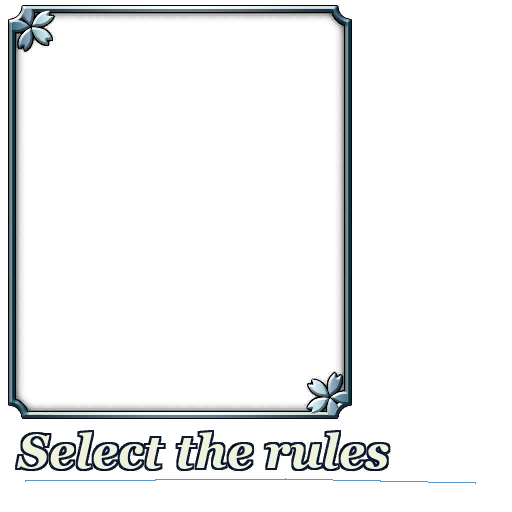
#> input picture chat_handoff/tenka_rule_000_ID_HQ.png, 512 x 512 px
$ python -i texture_fx.py   (imports and definitions only)
#> lines starting #> are read from the running program, lines starting #| are printed output that depends on the picture
"""Material and lighting effects for game textures.

The "polish" the tool used to offer was a contrast and sharpness nudge, which
is nowhere near what a replacement texture needs.  What is actually wanted is
what an artist would do in a layer-style panel: take a flat shape and give it
a bevelled edge, a metal or jade gradient, an inner shadow, a gloss sweep and
a rim light, so it reads as an object rather than a coloured rectangle.

All of it is deterministic numpy and PIL - no model, no download, no network.
That matters here: the results are repeatable, they preserve the exact source
dimensions, and they run in milliseconds rather than minutes.

The method throughout is the standard one:

* the **alpha channel is a height field** once it is blurred, so the gradient
  of that blur gives a surface normal per pixel;
* lighting is Blinn-Phong against that normal - a diffuse term for the body of
  the bevel and a specular term for the highlight along the lit edge;
* colour comes from a **gradient map**: the luminance of each pixel indexes a
  256-entry ramp, which is how a green card becomes gold without touching its
  shape.
"""

from __future__ import annotations

import numpy as np
from PIL import Image, ImageDraw, ImageFilter


# --------------------------------------------------------------- utilities

def _as_float(image: Image.Image) -> tuple[np.ndarray, np.ndarray]:
    """Return (rgb 0..1, alpha 0..1) as float32 arrays."""

    rgba = np.asarray(image.convert("RGBA"), dtype=np.float32) / 255.0
    return rgba[..., :3], rgba[..., 3]


def _to_image(rgb: np.ndarray, alpha: np.ndarray) -> Image.Image:
    out = np.empty(rgb.shape[:2] + (4,), dtype=np.float32)
    out[..., :3] = np.clip(rgb, 0.0, 1.0)
    out[..., 3] = np.clip(alpha, 0.0, 1.0)
    return Image.fromarray((out * 255.0 + 0.5).astype(np.uint8), "RGBA")


def _blur(array: np.ndarray, radius: float) -> np.ndarray:
    if radius <= 0:
        return array
    image = Image.fromarray((np.clip(array, 0, 1) * 255).astype(np.uint8), "L")
    blurred = image.filter(ImageFilter.GaussianBlur(radius))
    return np.asarray(blurred, dtype=np.float32) / 255.0


def luminance(rgb: np.ndarray) -> np.ndarray:
    return rgb[..., 0] * 0.2126 + rgb[..., 1] * 0.7152 + rgb[..., 2] * 0.0722


def ramp(stops: list[tuple[float, tuple[int, int, int]]]) -> np.ndarray:
    """Build a 256x3 colour lookup table from (position, rgb) stops."""

    stops = sorted(stops, key=lambda s: s[0])
    table = np.zeros((256, 3), dtype=np.float32)
    positions = [int(round(p * 255)) for p, _c in stops]
    colours = [np.array(c, dtype=np.float32) / 255.0 for _p, c in stops]
    for index in range(len(stops) - 1):
        a, b = positions[index], positions[index + 1]
        if b <= a:
            continue
        span = np.linspace(0.0, 1.0, b - a + 1, dtype=np.float32)[:, None]
        table[a : b + 1] = colours[index] * (1 - span) + colours[index + 1] * span
    table[: positions[0]] = colours[0]
    table[positions[-1] :] = colours[-1]
    return table


def gradient_map(rgb: np.ndarray, table: np.ndarray, amount: float = 1.0) -> np.ndarray:
    """Recolour by luminance through a ramp — a green card becomes gold."""

    index = np.clip(luminance(rgb) * 255.0, 0, 255).astype(np.uint8)
    mapped = table[index]
    return rgb * (1.0 - amount) + mapped * amount


# ------------------------------------------------------------------ shading

def surface_normals(alpha: np.ndarray, radius: float, depth: float) -> np.ndarray:
    """Treat a blurred alpha channel as a height field and differentiate it."""

    height = _blur(alpha, radius)
    gy, gx = np.gradient(height.astype(np.float32))
    normals = np.stack([-gx * depth, -gy * depth, np.ones_like(height)], axis=-1)
    length = np.linalg.norm(normals, axis=-1, keepdims=True)
    return normals / np.maximum(length, 1e-6)


def shade(
    rgb: np.ndarray,
    alpha: np.ndarray,
    *,
    radius: float = 3.0,
    depth: float = 22.0,
    light=(-0.55, -0.65, 0.52),
    ambient: float = 0.62,
    diffuse: float = 0.55,
    specular: float = 0.85,
    shininess: float = 34.0,
    spec_tint=(1.0, 0.98, 0.9),
) -> np.ndarray:
    """Bevel and emboss: light the surface implied by the alpha channel."""

    normals = surface_normals(alpha, radius, depth)
    light_vector = np.array(light, dtype=np.float32)
    light_vector /= np.linalg.norm(light_vector)
    view = np.array([0.0, 0.0, 1.0], dtype=np.float32)
    half = light_vector + view
    half /= np.linalg.norm(half)

    ndotl = np.clip((normals * light_vector).sum(axis=-1), 0.0, 1.0)
    ndoth = np.clip((normals * half).sum(axis=-1), 0.0, 1.0)
    lit = ambient + diffuse * ndotl
    highlight = specular * np.power(ndoth, shininess)

    tint = np.array(spec_tint, dtype=np.float32)
    return rgb * lit[..., None] + highlight[..., None] * tint


def inner_shadow(rgb: np.ndarray, alpha: np.ndarray, radius: float = 6.0,
                 strength: float = 0.55) -> np.ndarray:
    """Darken just inside the silhouette, which reads as thickness."""

    inside = np.clip(_blur(alpha, radius) - (1.0 - alpha), 0.0, 1.0)
    shade_mask = np.clip(1.0 - inside, 0.0, 1.0) * alpha
    return rgb * (1.0 - strength * shade_mask[..., None])


# [17 lines left out: functions inner_glow, outer_glow, not called in this run]


def gloss(rgb: np.ndarray, alpha: np.ndarray, strength: float = 0.35,
          tilt: float = 0.55, position: float = 0.34, width: float = 0.20) -> np.ndarray:
    """A soft diagonal sheen across the upper part of the shape."""

    height, width_px = alpha.shape
    ys = np.linspace(0.0, 1.0, height, dtype=np.float32)[:, None]
    xs = np.linspace(0.0, 1.0, width_px, dtype=np.float32)[None, :]
    band = ys + tilt * xs
    band = band / (1.0 + tilt)
    sweep = np.exp(-((band - position) ** 2) / max(width * width, 1e-6))
    return rgb + (sweep * alpha * strength)[..., None]


def detail_noise(rgb: np.ndarray, alpha: np.ndarray, strength: float = 0.04,
                 seed: int = 7) -> np.ndarray:
    """A little high-frequency grain so a flat fill does not look plastic."""

    rng = np.random.default_rng(seed)
    grain = rng.normal(0.0, 1.0, size=alpha.shape).astype(np.float32)
    grain = _blur(np.clip(grain * 0.5 + 0.5, 0, 1), 0.6) * 2.0 - 1.0
    return rgb + (grain * alpha * strength)[..., None]


# [17 lines left out: function asanoha_pattern, not called in this run]


# ------------------------------------------------------------------ presets

RAMPS = {
    "gold": ramp([
        (0.00, (58, 34, 6)), (0.22, (132, 88, 22)), (0.45, (214, 168, 62)),
        (0.60, (255, 233, 158)), (0.74, (208, 156, 48)), (0.88, (150, 100, 26)),
        (1.00, (255, 248, 214)),
    ]),
    "jade": ramp([
        (0.00, (4, 32, 20)), (0.28, (14, 82, 52)), (0.52, (38, 148, 96)),
        (0.72, (120, 214, 158)), (1.00, (226, 255, 240)),
    ]),
    "silver": ramp([
        (0.00, (28, 32, 38)), (0.30, (96, 104, 116)), (0.55, (176, 186, 198)),
        (0.70, (240, 246, 252)), (0.85, (150, 160, 172)), (1.00, (255, 255, 255)),
    ]),
    "bronze": ramp([
        (0.00, (40, 18, 8)), (0.30, (104, 54, 24)), (0.58, (176, 106, 52)),
        (0.76, (226, 168, 106)), (1.00, (255, 226, 186)),
    ]),
    "emerald_glass": ramp([
        (0.00, (2, 26, 18)), (0.35, (10, 96, 66)), (0.62, (46, 178, 126)),
        (0.82, (150, 240, 200)), (1.00, (255, 255, 255)),
    ]),
}


PRESETS = {
    "Gold medallion": {
        "ramp": "gold", "ramp_amount": 0.92,
        "bevel_radius": 2.4, "bevel_depth": 30.0,
        "specular": 1.05, "shininess": 42.0,
        "inner_shadow": 0.42, "gloss": 0.30,
        "outer_glow": None, "pattern": 0.0, "noise": 0.03,
    },
    "Jade card": {
        "ramp": "jade", "ramp_amount": 0.85,
        "bevel_radius": 3.2, "bevel_depth": 20.0,
        "specular": 0.7, "shininess": 26.0,
        "inner_shadow": 0.40, "gloss": 0.26,
        "outer_glow": (120, 255, 170), "pattern": 0.09, "noise": 0.03,
    },
    "Polished silver": {
        "ramp": "silver", "ramp_amount": 0.95,
        "bevel_radius": 2.0, "bevel_depth": 34.0,
        "specular": 1.2, "shininess": 60.0,
        "inner_shadow": 0.35, "gloss": 0.34,
        "outer_glow": None, "pattern": 0.0, "noise": 0.02,
    },
    "Bronze relief": {
        "ramp": "bronze", "ramp_amount": 0.9,
        "bevel_radius": 3.0, "bevel_depth": 26.0,
        "specular": 0.8, "shininess": 30.0,
        "inner_shadow": 0.5, "gloss": 0.2,
        "outer_glow": None, "pattern": 0.06, "noise": 0.045,
    },
    "Emerald glass": {
        "ramp": "emerald_glass", "ramp_amount": 0.8,
        "bevel_radius": 4.0, "bevel_depth": 18.0,
        "specular": 1.15, "shininess": 70.0,
        "inner_shadow": 0.28, "gloss": 0.42,
        "outer_glow": (150, 255, 210), "pattern": 0.0, "noise": 0.015,
    },
    "Depth only (keep colour)": {
        "ramp": None, "ramp_amount": 0.0,
        "bevel_radius": 2.6, "bevel_depth": 24.0,
        "specular": 0.8, "shininess": 34.0,
        "inner_shadow": 0.40, "gloss": 0.24,
        "outer_glow": None, "pattern": 0.0, "noise": 0.02,
    },
}


def style_image(image: Image.Image, preset: str = "Gold medallion",
                strength: float = 1.0, **overrides) -> tuple[Image.Image, dict]:
    """Apply a material preset to a whole image, preserving its dimensions."""

    settings = dict(PRESETS.get(preset, PRESETS["Gold medallion"]))
    settings.update(overrides)
    rgb, alpha = _as_float(image)
    original_alpha = alpha.copy()

    table_name = settings.get("ramp")
    if table_name and settings.get("ramp_amount", 0) > 0:
        rgb = gradient_map(rgb, RAMPS[table_name], settings["ramp_amount"] * strength)

    pattern = settings.get("pattern", 0.0)
    if pattern > 0:
        rgb = rgb + (asanoha_pattern(alpha.shape, strength=pattern * strength) * alpha)[..., None]

    rgb = shade(
        rgb, alpha,
        radius=settings["bevel_radius"],
        depth=settings["bevel_depth"] * strength,
        specular=settings["specular"] * strength,
        shininess=settings["shininess"],
    )
    if settings.get("inner_shadow", 0) > 0:
        rgb = inner_shadow(rgb, alpha, strength=settings["inner_shadow"] * strength)
    if settings.get("gloss", 0) > 0:
        rgb = gloss(rgb, alpha, strength=settings["gloss"] * strength)
    if settings.get("noise", 0) > 0:
        rgb = detail_noise(rgb, alpha, strength=settings["noise"])

    glow_colour = settings.get("outer_glow")
    if glow_colour:
        rgb, alpha = outer_glow(rgb, alpha, glow_colour, strength=0.75 * strength)

    result = _to_image(rgb, alpha)
    return result, {
        "mode": "material_style",
        "preset": preset,
        "strength": round(strength, 3),
        "ramp": table_name,
        "dimensions": list(result.size),
        "alpha_grew": bool((alpha > original_alpha + 0.01).any()),
    }


# [13 lines left out: function style_region, not called in this run]

>>> from PIL import Image
>>> picture = Image.open('../../chat_handoff/tenka_rule_000_ID_HQ.png')
#> picture is the input picture: PIL image 512x512 RGBA; mean R, G, B, A 8.5, 9.9, 10.4, 24.2
>>> result = style_image(picture)
#> in surface_normals, `normals = np.stack([-gx * depth, -gy * depth, np.ones_like(height)], a..`:
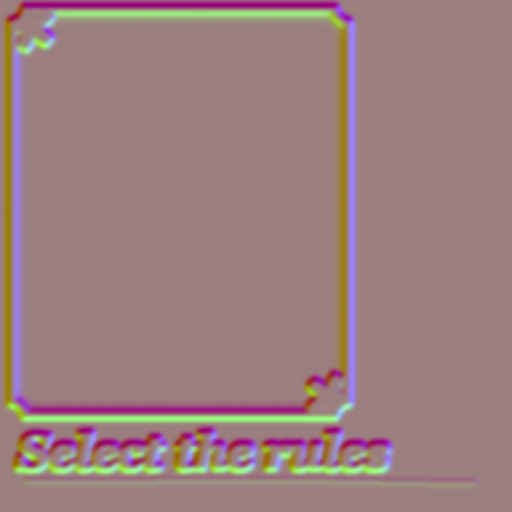
#> normals: shape (512, 512, 3) float32; mean of channels 0, 1, 2 1.57e-10, 0.000144, 1; drawn with min black and max white
#> in shade, `ndotl = np.clip((normals * light_vector).sum(axis=-1), 0.0, 1.0)`:
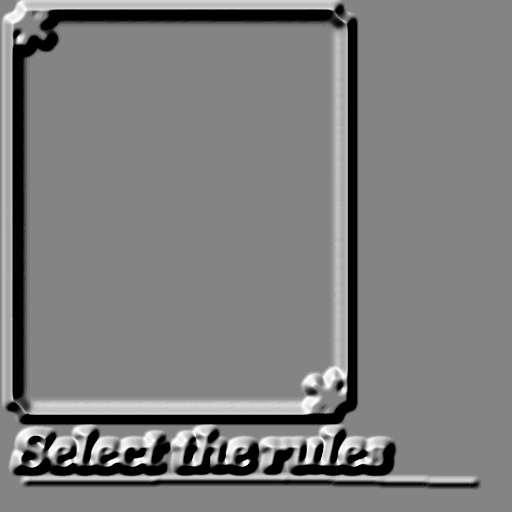
#> ndotl: shape (512, 512) float32; min 0, max 1, mean 0.495
#> in shade, `ndoth = np.clip((normals * half).sum(axis=-1), 0.0, 1.0)`:
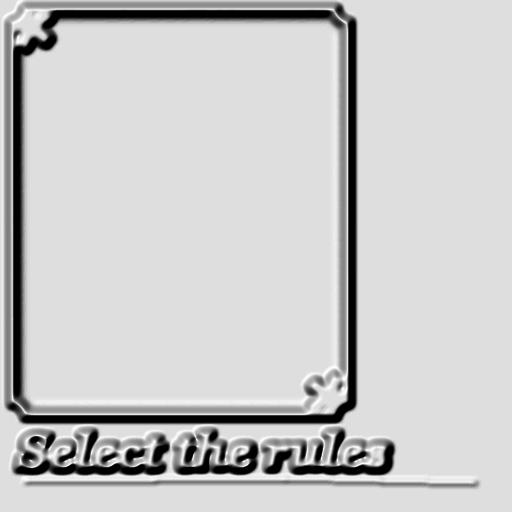
#> ndoth: shape (512, 512) float32; min 0, max 1, mean 0.79
#> in shade, `return rgb * lit[..., None] + highlight[..., None] * tint`:
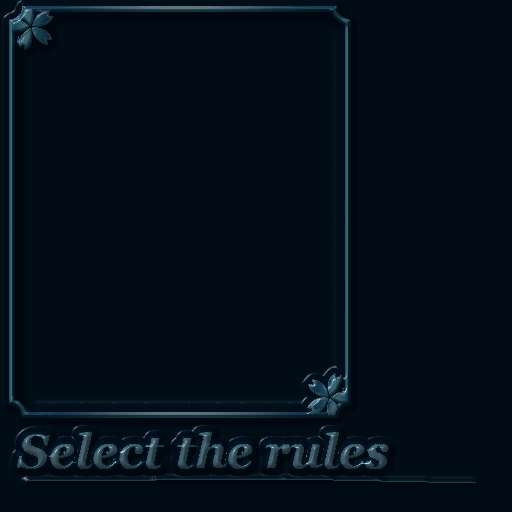
#> returned value: shape (512, 512, 3) float32; mean of channels 0, 1, 2 0.22, 0.141, 0.042; drawn with min black and max white
#> in inner_shadow, `shade_mask = np.clip(1.0 - inside, 0.0, 1.0) * alpha`:
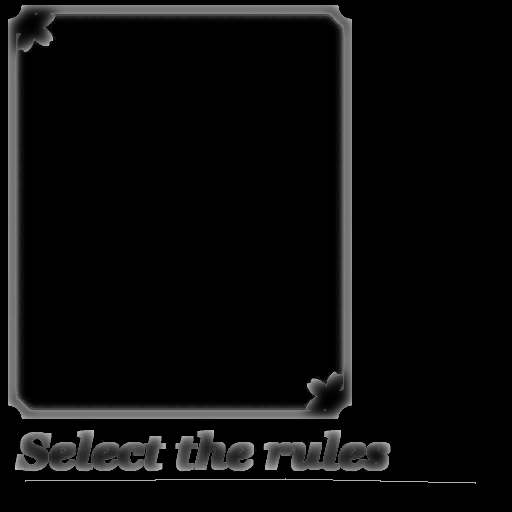
#> shade_mask: shape (512, 512) float32; min 0, max 0.76, mean 0.0441
#> call 3 of _blur, with radius = 0.6
#> in _blur (call 3), `blurred = image.filter(ImageFilter.GaussianBlur(radius))`:
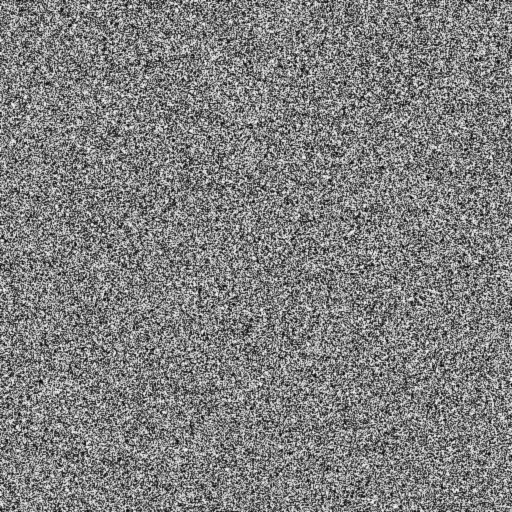
#> blurred: PIL image 512x512 L; min 4, max 249, mean 127.2
#> in _to_image, `out[..., :3] = np.clip(rgb, 0.0, 1.0)`: out: shape (512, 512, 4) float32; 0.01% of the values are NaN or infinite; the others: min -3.4e+38, max 3.3e+38, mean nan
#> in _to_image, `out[..., 3] = np.clip(alpha, 0.0, 1.0)`:
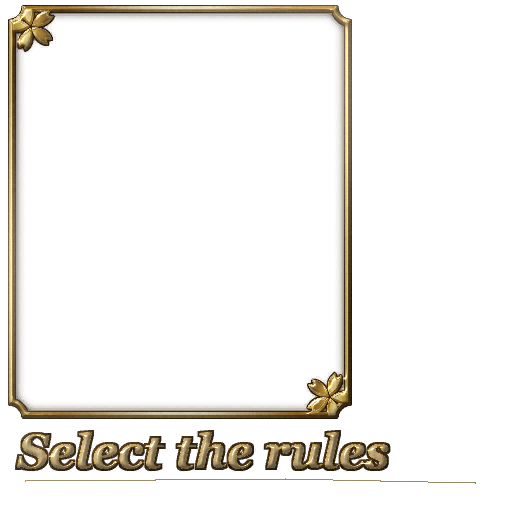
#> out: shape (512, 512, 4) float32; mean R, G, B, A 0.22, 0.143, 0.0465, 0.0948; transparent parts drawn white
